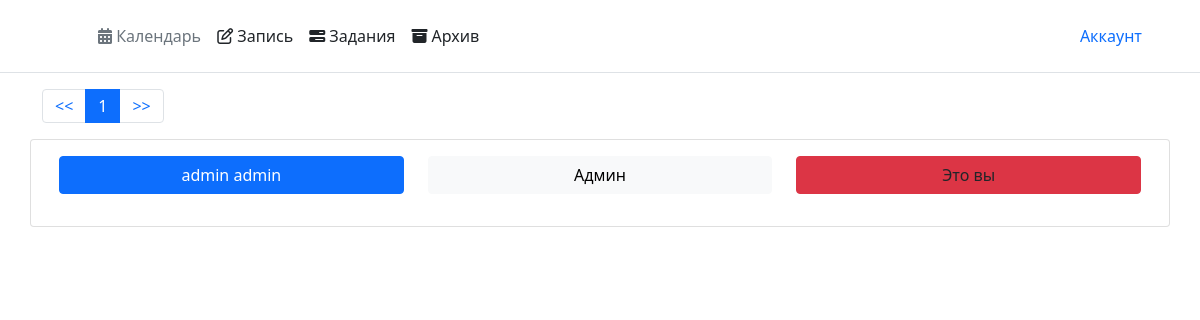
The page /admin (signed in) on the database as committed earlier.
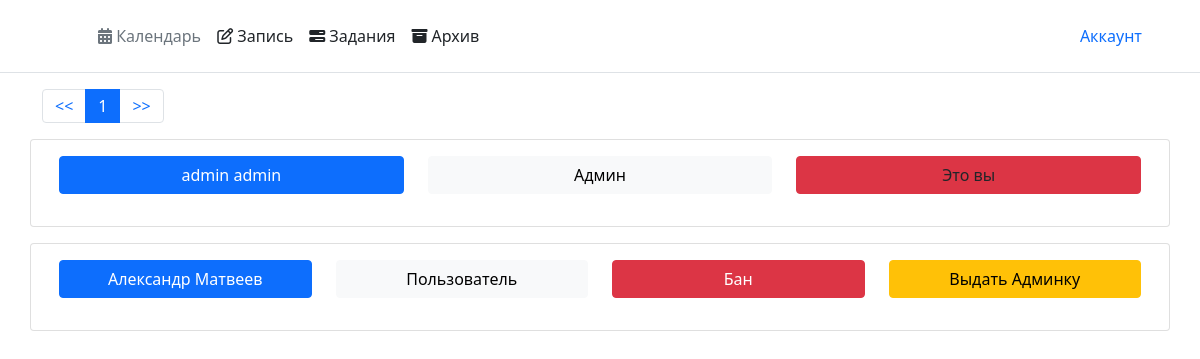
The same page on the database as committed later.
### tables/user.py (models this page shows)
class User(SqlAlchemyBase, UserMixin):
    __tablename__ = 'users'
    id = Column(Integer, primary_key=True, unique=True, autoincrement=True)
    name = Column(String, nullable=False)
    surname = Column(String, nullable=False)
    email = Column(String, nullable=False)
    password = Column(String, nullable=False)
    token = Column(String, nullable=False, unique=True)
    connection = Column(String, nullable=True)
    is_admin = Column(Boolean, default=False)
    is_ban = Column(Boolean, default=False)
    table = relationship("Tables",
                         order_by='Tables.day, Tables.time',
                         lazy='dynamic')
    images = relationship("Image", lazy='dynamic')

### main.py (the view)
@app.route('/admin')
def admin():
    if current_user.is_authenticated:
        if current_user.is_admin:
            db_sess = db_session.create_session()
            n = int(request.args.get('page', 1))
            admin = int(request.args.get('admin', 0))
            ban = int(request.args.get('ban', 0))
            if admin:
                new_admin = db_sess.query(User).get(admin)
                new_admin.is_admin = not new_admin.is_admin
                db_sess.commit()
            elif ban:
                banned = db_sess.query(User).get(ban)
                banned.is_ban = not banned.is_ban
                db_sess.commit()
            users = list(db_sess.query(User))
            return render_template("admin.html", admin=current_user, users=users, n=n)
    return render_template('welcome.html')

### main.py (called while the page is built)
@login_manager.user_loader
def load_user(user_id):
    db_sess = db_session.create_session()
    user = db_sess.query(User).get(user_id)
    if user.is_ban:
        return
    return user

### tables/db_session.py (called while the page is built)
def create_session() -> Session:
    global __factory
    return __factory()

### templates/admin.html
{% extends "main.html" %}
{% block content %}
{% if users %}
<nav aria-label="Page navigation example">
    <ul class="pagination">
        <li class="page-item"><a class="page-link" href="/admin?page=0"><<</a></li>
        {% for i in range(0, users|length, 10) %}
        {% if loop.index == n %}
        <li class="page-item active"><a class="page-link">{{ loop.index }}</a></li>
        {% else %}
        <li class="page-item"><a class="page-link" href="/admin?page={{ loop.index }}">{{ loop.index }}</a>
        </li>
        {% endif %}
        {% endfor %}
        {% if table|length % 10 %}
        {% set last = table|length // 10 %}
        {% else %}
        {% set last = table|length // 10 + 1 %}
        {% endif %}
        <li class="page-item"><a class="page-link" href="/admin?page={{ last }}">>></a></li>
    </ul>
</nav>
{% set n = n - 1 %}
{% for j in users[9 * n:9 * (n + 1)] %}
<div class="row">
    <div class="card col" style="margin-bottom: 1rem">
        <div class="card-body" style="width: 100%">
            <div class="row">
                <div class="col">
                    <p class="btn btn-primary col" title="{{ j.email }}">{{ j.name }} {{ j.surname }}</p>
                </div>
                <div class="col">
                    {% if j.is_admin %}
                    <p class="btn btn-light col">Админ</p>
                    {% elif j.is_ban %}
                    <p class="btn btn-light col">Забанен</p>
                    {% else %}
                    <p class="btn btn-light col">Пользователь</p>
                    {% endif %}
                </div>
                {% if j == admin %}
                <div class="col">
                    <a class="btn btn-danger col">Это вы</a>
                </div>
                {% else %}
                {% if j.is_ban %}
                <div class="col">
                    <a href="/admin?page={{ n + 1 }}&ban={{ j.id }}" class="btn btn-danger col">Разбан</a>
                </div>
                {% elif j.is_admin %}
                    <div class="col">
                        <a class="btn btn-warning col" href="/admin?page={{ n + 1 }}&admin={{ j.id }}">Снять Админку</a>
                    </div>
                {% else %}
                    <div class="col">
                        <a href="/admin?page={{ n + 1 }}&ban={{ j.id }}" class="btn btn-danger col">Бан</a>
                    </div>
                    <div class="col">
                        <a class="btn btn-warning col" href="/admin?page={{ n + 1 }}&admin={{ j.id }}">Выдать Админку</a>
                    </div>
                {% endif %}
                {% endif %}
            </div>
        </div>
    </div>
</div>
{% endfor %}
{% else %}
<img src="{{ url_for('static', filename='default_img' + '/' +  'empty.png') }}"
     style="margin: 2rem; width: 55rem;"
     class="rounded mx-auto d-block">
{% endif %}
{% endblock %}

Rows that differ between the two databases and show on the page:
added User: name "Александр", surname "Матвеев", is_admin "Пользователь"
